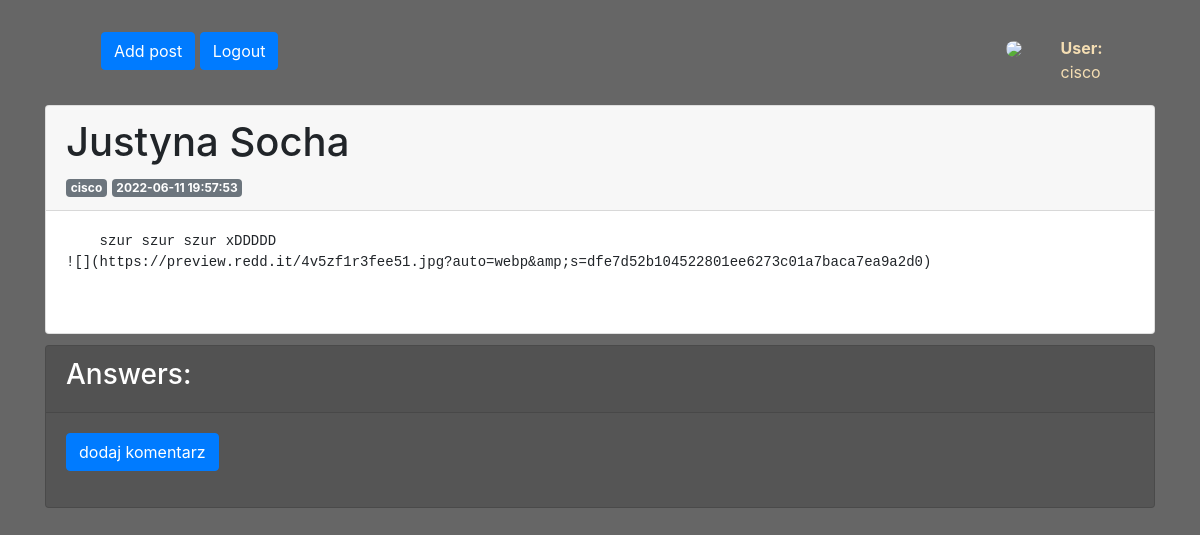
Page /post/1 (signed in) on the committed database.
### base.py (models this page shows, shortened)
class Urzyszkodnik(db.Model):
     id = db.Column(db.Integer, primary_key=True)
     name = db.Column(db.String, unique=True)
     password = db.Column(db.String, nullable=False)
     rola = db.Column(db.Integer, db.ForeignKey('rank.id'))

class Post(db.Model):
     id=db.Column(db.Integer, primary_key=True)
     title = db.Column(db.String)
     content = db.Column(db.String)
     autorid=db.Column(db.Integer, db.ForeignKey(Urzyszkodnik.id))
     create_date=db.Column(db.DateTime(timezone=False), server_default=db.func.now())
     section = db.Column(db.Integer(), db.ForeignKey('section.id'))

### app.py (the view)
@app.route("/post/<postid>", methods=["POST", "GET"])
def post(postid):
     if request.method == "GET":
          autors = []
          postt=session.query(Post).filter(Post.id == postid).first()
          try:
               autor=session.query(Urzyszkodnik).filter(Urzyszkodnik.id==postt.autorid).first().name
          except:
               autor="Autor nie dostępny/usunięty"
          try:
               flasksession["user_id"]
               zalogowany=True
          except:
               zalogowany=False
          komentarze=session.query(Comment).filter(Comment.postid == postid).all()
          postmanagment = sprawdzenierangi("postmanagment")
          for i in komentarze:
               autors.append(session.query(Urzyszkodnik).filter(Urzyszkodnik.id == i.autorid).first().name)
          return(render_template("posts/post.html",
               autors=autors,
               ilosckomentarzy=len(komentarze),
               postmanagment=postmanagment,
               post=postt,
               zalogowany=zalogowany,
               section="",
               autor=autor,
               komentarze=komentarze
          ))
     elif request.method == "POST":
          autorid = flasksession["user_id"]
          komentarz = request.form["komentarz"]
          session.add(Comment(postid, autorid, komentarz))
          session.commit()
          return redirect(request.url)

### app.py (called while the page is built)
@app.context_processor
def inject_dict_for_all_templates():
     try:
          user = session.query(Urzyszkodnik).filter(Urzyszkodnik.id==flasksession['user_id']).first()
          return dict(user = user, len=len, range=range)
     except:
          user = Urzyszkodnik('niezalogowany','',1)
          return dict(user = user, len=len, range=range)

def sprawdzenierangi(uprawnienie):
     permited=False
     try:
          user=session.query(Urzyszkodnik).filter(Urzyszkodnik.id == flasksession["user_id"]).first().rola
          permissions = session.query(Rank).filter(Rank.id == user).first()
          permited=getattr(permissions, str(uprawnienie))
     except:
          None
     return(permited)

### templates/posts/post.html (shortened to what this page needs)
{% extends 'base.html' %}
{% block content %}
<div class="row">
  <div class="col-12">
<div class="card">
  <div class="card-header">
    <h1>{{post.title}}</h1>
    <div class="badge badge-secondary">{{autor}}</div>
    <div class="badge badge-secondary">{{post.create_date}}</div>
  </div>
  <div class="card-body">
    <br>
      </div>
    </div>
    </div>
    <div class="col-12">
    <div class="card" style="color:white ; margin-top: 1%; background-color: #555;">
      <div class="card-header" style="color:white ;"><h3>Answers:</h3></div>
      <div class="card-body">
        {% if zalogowany %}
          <p>
        <button class="btn btn-primary" type="button" data-toggle="collapse" data-target="#collapseExample" aria-expanded="false" aria-controls="collapseExample">
          dodaj komentarz
        </button>
      </p>
        {% else %}
        <p>Log in to comment</p>
        {% endif %}
      </div>
    </div>
  </div>
</div>
{% endblock %}

### templates/base.html (shortened to what this page needs)
<!doctype html>
<html>
<head>
    <link rel="stylesheet" href="https://cdn.jsdelivr.net/npm/bootstrap@4.6.0/dist/css/bootstrap.min.css">
	<link href="{{ url_for('static', filename='style.css') }}" rel="stylesheet">
</head>
<body>
    <div class="container">
		<nav class="navbar">
		  <ul>
			{% if not login == "Not logged in" %}
			<a href="{{url_for('addpost')}}"><button class="btn btn-primary"> Add post </button></a>
			<a href="/logout"><button class="btn btn-primary">Logout</button></a>
			{% else %}
			<a href="/rejestracja"><button class="btn btn-primary"> Register </button></a>
			<a href="/login"><button class="btn btn-primary">Log in</button></a>
			{% endif %}
		  </ul>
		  <a href="{{url_for('zarzadzaniekontem')}}">
		  <ul class="nav navbar-nav">
			<div class="row">
			<div class="col-4">
			<img class="profilephoto rounded-circle" src="{{url_for('profilowka')}}">
			</div>
			  <div class="col-8">
			  <b>User:</b> {{user.name}}
			</div>
			</div>
		  </ul>
		</a>
		</nav>
		{% block content %}
		{% endblock %}
	</div>
</body>
</html>

### static/style.css (style rules this page uses)
.container { margin-top: 2%; }
.row { margin-top: 1%; }
body { background-color: #666; }
a { text-decoration: None; color: black; }
.nav { color: wheat; }
.profilephoto { height: auto; width: 50px; }

### rows in the picture
Urzyszkodnik: name "cisco"
Post: title "Justyna Socha", create_date "2022-06-11 19:57:53", content "szur szur szur xDDDDD ![](https://preview.redd.it/4v5zf1r3fee51.jpg?auto=webp&amp;s=dfe7d52b104522801ee6273c01a7baca7ea9a2d0)"
